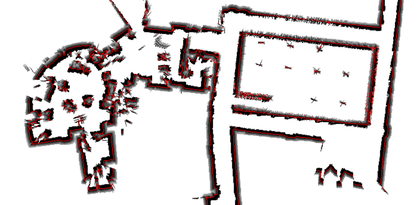
%> input picture refined_marching_squares.png, 420 x 205 px, shrunk from 1408 x 688 before the run
$ octave --eval "result = refinement(rgb2gray(imread('../refined_marching_squares.png')));"   (GNU Octave 9; MATLAB toolbox functions it lacks are replaced by stand-ins)
%> lines starting %> are read from the running program, lines starting %| are printed output that depends on the picture; in (x1, y1, x2, y2) boxes, pixels count from 0 and x2, y2 are one past the last pixel; in counts of white or black regions, pixels touching at a corner belong together; the program's own positions count from 1

%% remove noises and fill small holes:
% I=rgb2gray(imread('d:\Documents\GitHub\CSE571Fusion.github.io\matlab\figures\test4.png'));
function I3=refinement(I)
% I=rgb2gray(imread('d:\Documents\GitHub\CSE571Fusion.github.io\matlab\figures\test4.png'));
I1=I;
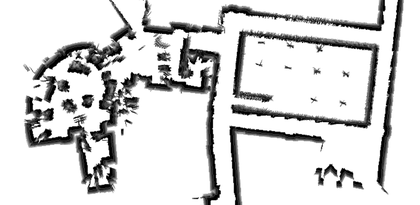
%> I1: size 205x420 uint8; min 0, max 255, mean 215.9
I3=I;
I3(I3==max(I3(:)))=0;% remove background color
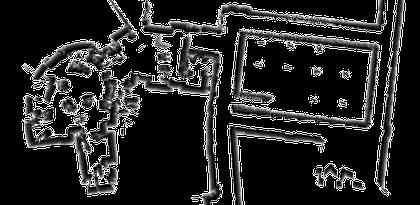
%> I3: size 205x420 uint8; min 0, max 254, mean 38.1
I1(I1==max(I1(:)))=0;% remove background color
I1(I1>0)=255;
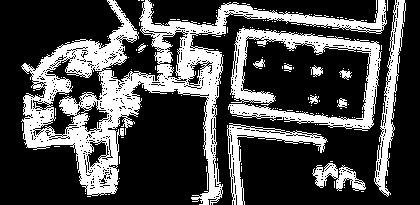
%> I1: size 205x420 uint8; 28.8% white; 151 white regions (139 under 20 px), largest, box (x1, y1, x2, y2) and area: (21, 0, 387, 205) 15666, (228, 28, 382, 131) 4428, (374, 0, 406, 197) 1785
% inverse the intensity:
I2=imcomplement(I1);
[L,num]=bwlabel(I2);
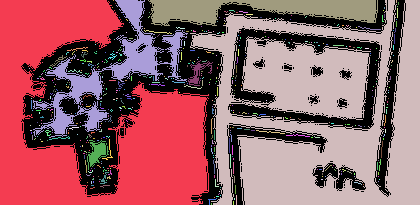
%> L: size 205x420 double; 501 distinct labels, from 0 to 500; one colour per label, 0 black
%> num = 500
[h,w]=size(I2);
%> h = 205; w = 420
% newimage=zeros(h,w);

%% get the number of points in each group
count=1;
for len=1:1:num
    t=0;
    for m=1:1:h
        for n=1:1:w
            if L(m,n)==len
                t=t+1;
            end

        end
    end
    A(count,1)=len;
    A(count,2)=t;
    count=count+1;
end

[B1,O1]=sort(A(:,2),'descend');
for t1=2:1:length(O1)
    for m=1:1:h
        for n=1:1:w
           if L(m,n)==O1(t1)
                I3(m,n)=neighavg(m,n,I3);
           end
        end
    end
end

%assign a new intensity value for each pixels in the small hole by
%averaging it's 8-connected neighbors.
% INPUT: row and col of the current pixel
% Img: NOT binary image, should be TSDF mesh image

function newI=neighavg(r,c,Img)
% find it's 8-connected neighbor with value
neighbor=[];
New=[];
for i=-1:1:1
    for j=-1:1:1
        if i==0 && j==0
            continue;
        else
            if Img(r+i,c+j)~=0
                neighbor(end+1,:)=[r+i,c+j];
                New(end+1,:)=Img(r+i,c+j);
            end
        end
    end
end

newI=round(mean(New));
%> (the run ends here)
